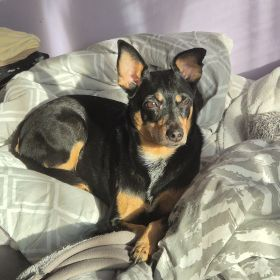
#> input picture Lista3/zadanie1/fantulka.jpg, 280 x 280 px
$ python zadanie1.py
#> lines starting #> are read from the running program, lines starting #| are printed output that depends on the picture
from multiprocessing import Pool
from PIL import Image
import numpy as np

def sobel_filter(image_fragment: np.ndarray) -> np.ndarray:
    Kx = np.array([[1, 0, -1],
                   [2, 0, -2],
                   [1, 0, -1]])
    Ky = np.array([[1, 2, 1],
                   [0, 0, 0],
                   [-1, -2, -1]])

    gray = np.mean(image_fragment, axis=2)  # RGB → grayscale
    gx = np.zeros_like(gray)
    gy = np.zeros_like(gray)

    for i in range(1, gray.shape[0]-1):
        for j in range(1, gray.shape[1]-1):
            region = gray[i-1:i+2, j-1:j+2]
            gx[i, j] = np.sum(Kx * region)
            gy[i, j] = np.sum(Ky * region)

    g = np.sqrt(gx**2 + gy**2)
    g = np.clip(g, 0, 255)
    return np.stack((g,)*3, axis=-1).astype(np.uint8)  # grayscale → RGB

def process_fragment(fragment):
    return sobel_filter(fragment)

def split_image(image, n_parts, overlap=1):
    width, height = image.size
    part_height = height // n_parts
    fragments = []

    img_array = np.array(image)

    for i in range(n_parts):
        top = i * part_height
        bottom = (i + 1) * part_height if i < n_parts - 1 else height

        top_extended = max(0, top - overlap)
        bottom_extended = min(height, bottom + overlap)

        fragment = img_array[top_extended:bottom_extended, :, :]
        fragments.append(fragment)
    return fragments

def merge_image(fragments, n_parts, overlap=1):
    trimmed = []

    for i, fragment in enumerate(fragments):
        if i == 0:
            trimmed.append(fragment[:-overlap])
        elif i == n_parts - 1:
            trimmed.append(fragment[overlap:])
        else:
            trimmed.append(fragment[overlap:-overlap])

    arrays = [Image.fromarray(f) for f in trimmed]
    total_height = sum(a.height for a in arrays)
    width = arrays[0].width
    result = Image.new('RGB', (width, total_height))
    y_offset = 0
    for a in arrays:
        result.paste(a, (0, y_offset))
        y_offset += a.height
    return result

def main():
    image_path = "fantulka.jpg"
    fileName = image_path.split(".")[0]
    image = Image.open(image_path)
#> image is the input picture: PIL image 280x280 RGB; mean R, G, B 141.8, 137.1, 124.3
    fragmentsNumber = 4

    fragments = split_image(image, fragmentsNumber)
#> after the loop in split_image, `for i in range(n_parts):`: fragments = 4 items
#> fragments = 4 items

    with Pool(fragmentsNumber) as p:
        processed_fragments = p.map(process_fragment, fragments)
#> in sobel_filter, `g = np.clip(g, 0, 255)`:
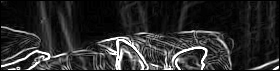
#> g: shape (71, 280) float64; min 0, max 255, mean 43.1
#> after the loop in sobel_filter (call 3), `for i in range(1, gray.shape[0]-1):`:
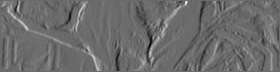
#> gx: shape (72, 280) float64; min -510.3, max 697.7, mean 1.6; drawn with min black and max white
#> after the loop in sobel_filter (call 3), `for i in range(1, gray.shape[0]-1):`:
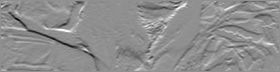
#> gy: shape (72, 280) float64; min -606, max 466.7, mean -7.3; drawn with min black and max white
#> after the loop in sobel_filter (call 4), `for i in range(1, gray.shape[0]-1):`:
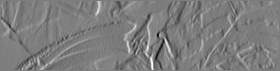
#> gx: shape (71, 280) float64; min -656.7, max 678, mean -0.6; drawn with min black and max white
#> after the loop in sobel_filter (call 4), `for i in range(1, gray.shape[0]-1):`:
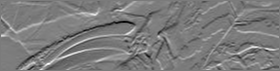
#> gy: shape (71, 280) float64; min -565.7, max 598.7, mean 0.7; drawn with min black and max white
#> in sobel_filter (call 4), `g = np.clip(g, 0, 255)`:
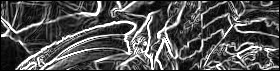
#> g: shape (71, 280) float64; min 0, max 255, mean 82.4
#> processed_fragments = 4 items

    result_image = merge_image(processed_fragments, fragmentsNumber)
#> the loop in merge_image, `for i, fragment in enumerate(fragments):` made 4 passes
#> in merge_image, `total_height = sum(a.height for a in arrays)`: total_height = 280
#> in merge_image, `result = Image.new('RGB', (width, total_height))`: result: PIL image 280x280 RGB; every value is 0
#> the loop in merge_image, `for a in arrays:` made 4 passes
#> y_offset on passes 1 to 4: 70, 140, 210, 280
#> after the loop in merge_image, `for a in arrays:`:
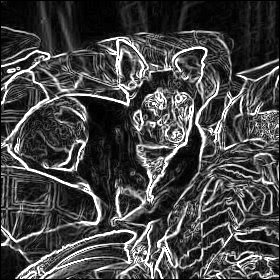
#> result: PIL image 280x280 RGB; min 0, max 255, mean 69.8
    result_image.save(f"{fileName}_processed.png")
    print(f"Obraz przetworzony i zapisany jako {fileName}_processed.png")

if __name__ == "__main__":
    main()
